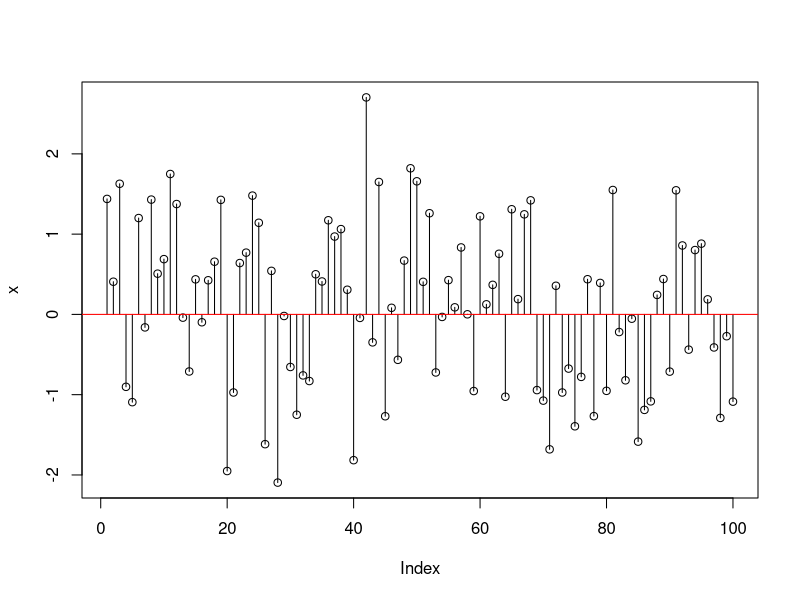
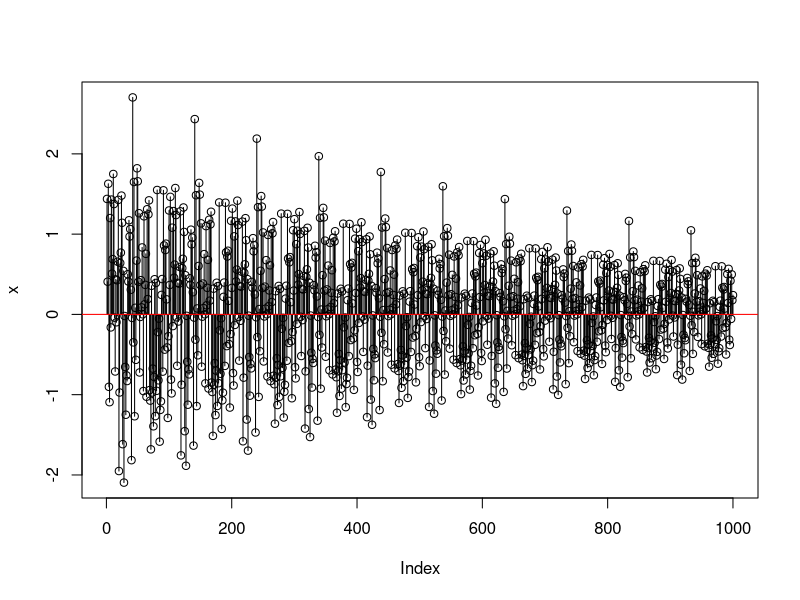

Write the R code that produced these figures, in order.
## ---- chunk 1
plot_dsp_style <- function(x)
{
    plot(x,type="h")
    points(x,type="p")
    abline(h=0,col="red")
}

## ---- chunk 2
ks_loop <- function(x,alpha,D)
{
    if (D <= 0) stop ("D has to be bigger than 0 (cero)")
    if (length(x)<=1) stop("x should be a secuence of data biger than 1")
    
    M <- length(x)
    size_y <- D * M
    y <- x
    
    for (i in M:size_y)
    {
        # we add the 1 because in R the vectors starts with the index 1
        y[i] <- alpha * y[i-M +1]
    }
    return(y)
}
## ---- chunk 3
x <-rnorm(100)
# plot random data
plot_dsp_style(x)
## ---- chunk 4
# apply ks_loop algorithm
ks <- ks_loop(x, .9, 10)
# plot the KS applied to the random generated data
plot_dsp_style(ks)
